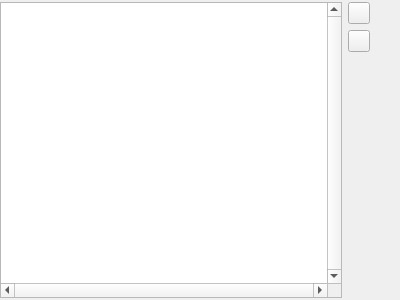
<?xml version="1.0" encoding="UTF-8"?>
<ui version="4.0">
 <class>BrowseFindings</class>
 <widget class="QWidget" name="BrowseFindings">
  <property name="geometry">
   <rect>
    <x>0</x>
    <y>0</y>
    <width>400</width>
    <height>300</height>
   </rect>
  </property>
  <property name="windowTitle">
   <string>Form</string>
  </property>
  <layout class="QGridLayout" name="gridLayout">>
   <property name="leftMargin">
    <number>0</number>
   </property>
   <property name="topMargin">
    <number>2</number>
   </property>
   <property name="rightMargin">
    <number>0</number>
   </property>
   <property name="bottomMargin">
    <number>2</number>
   </property>
   <item row="1" column="0" colspan="6">
    <widget class="QTableView" name="tvFindings">
     <property name="verticalScrollBarPolicy">
      <enum>Qt::ScrollBarAlwaysOn</enum>
     </property>
     <property name="horizontalScrollBarPolicy">
      <enum>Qt::ScrollBarAlwaysOn</enum>
     </property>
     <property name="alternatingRowColors">
      <bool>true</bool>
     </property>
     <property name="selectionMode">
      <enum>QAbstractItemView::SingleSelection</enum>
     </property>
     <property name="selectionBehavior">
      <enum>QAbstractItemView::SelectRows</enum>
     </property>
     <property name="sortingEnabled">
      <bool>true</bool>
     </property>
    </widget>
   </item>
   <item row="1" column="7">
    <widget class="QWidget" name="widget" native="true">
     <layout class="QVBoxLayout" name="verticalLayout">
      <property name="margin">
       <number>0</number>
      </property>
      <item>
       <widget class="QPushButton" name="pbAdd">
        <property name="maximumSize">
         <size>
          <width>22</width>
          <height>22</height>
         </size>
        </property>
        <property name="text">
         <string/>
        </property>
        <property name="icon">
         <iconset resource="images/images.qrc">
          <normaloff>:/plus.png</normaloff>:/plus.png</iconset>
        </property>
       </widget>
      </item>
      <item>
       <widget class="QPushButton" name="pbDel">
        <property name="maximumSize">
         <size>
          <width>22</width>
          <height>22</height>
         </size>
        </property>
        <property name="text">
         <string/>
        </property>
        <property name="icon">
         <iconset resource="images/images.qrc">
          <normaloff>:/minus.png</normaloff>:/minus.png</iconset>
        </property>
       </widget>
      </item>
      <item>
       <spacer name="verticalSpacer">
        <property name="orientation">
         <enum>Qt::Vertical</enum>
        </property>
        <property name="sizeHint" stdset="0">
         <size>
          <width>20</width>
          <height>40</height>
         </size>
        </property>
       </spacer>
      </item>
     </layout>
    </widget>
   </item>
  </layout>
 </widget>
 <resources>
  <include location="images/images.qrc"/>
 </resources>
 <connections/>
</ui>
